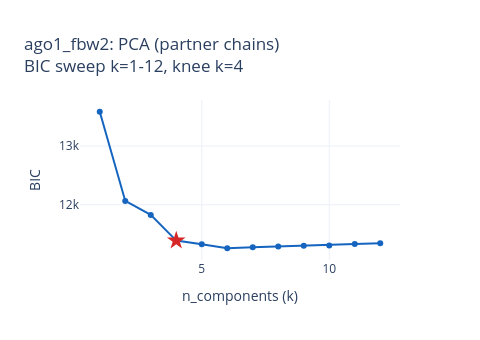
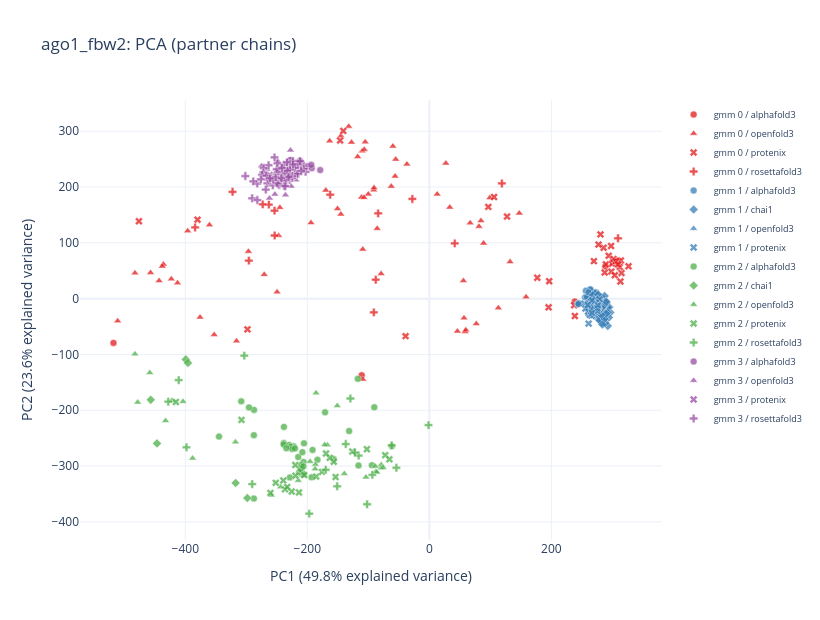

Notebook source saved alongside these figures, in order:
### Code cell
plot_pca(df_ago1_fbw2, complex_name="ago1_fbw2", cluster_method="gmm", n_components="auto")  # GMM auto (BIC-knee)

### Figure 1 — Plotly figure (JSON) as saved in the notebook; plotly's stock layout.template omitted (floating-point values rounded to 4 significant figures)
{"data": [{"line": {"color": "#1565C0", "width": 2}, "marker": {"size": 6}, "mode": "lines+markers", "name": "BIC", "type": "scatter", "x": [1, 2, 3, 4, 5, 6, 7, 8, 9, 10, 11, 12], "y": [13580.0, 12070.0, 11830.0, 11390.0, 11330.0, 11260.0, 11280.0, 11290.0, 11300.0, 11310.0, 11330.0, 11350.0]}, {"marker": {"color": "#d62728", "size": 14, "symbol": "star"}, "mode": "markers", "name": "knee k=4", "type": "scatter", "x": [4], "y": [11390.0]}], "layout": {"height": 340, "showlegend": false, "title": {"text": "ago1_fbw2: PCA (partner chains)<br>BIC sweep k=1-12, knee k=4"}, "width": 480, "xaxis": {"title": {"text": "n_components (k)"}}, "yaxis": {"title": {"text": "BIC"}}}}

### Figure 2 — Plotly figure (JSON) as saved in the notebook; plotly's stock layout.template omitted (floating-point values rounded to 4 significant figures; data arrays with more than 128 entries replaced by an {"elided": "..."} marker saying what was removed)
{"data": [{"customdata": [["alphafold3", 11, 0.0, 3, 0.61, 0.2, 0.37, "ago1_fbw2/alphafold3_ago1_fbw2/seed-11_sample-0/ago1_fbw2_seed-11_sample-0_model.cif"], ["alphafold3", 11, 1.0, 2, 0.6, 0.2, 0.38, "ago1_fbw2/alphafold3_ago1_fbw2/seed-11_sample-1/ago1_fbw2_seed-11_sample-1_model.cif"], ["alphafold3", 8, 4.0, 1, 0.6, 0.17, 0.37, "ago1_fbw2/alphafold3_ago1_fbw2/seed-8_sample-4/ago1_fbw2_seed-8_sample-4_model.cif"], ["alphafold3", 9, 3.0, 1, 0.64, 0.37, 0.52, "ago1_fbw2/alphafold3_ago1_fbw2/seed-9_sample-3/ago1_fbw2_seed-9_sample-3_model.cif"]], "hovertemplate": "backend: %{customdata[0]}<br>seed: %{customdata[1]}<br>sample_index: %{customdata[2]}<br>cluster: %{customdata[3]}<br>ptm: %{customdata[4]}<br>iptm: %{customdata[5]}<br>ranking_score: %{customdata[6]}<br>cif_path: %{customdata[7]}<extra></extra>", "marker": {"color": "rgb(228,26,28)", "line": {"color": "white", "width": 0.5}, "opacity": 0.75, "size": 7, "symbol": "circle"}, "mode": "markers", "name": "gmm 0 / alphafold3", "type": "scatter", "x": [-110.8, -517.7, 288.2, 238.3], "y": [-137.3, -79.3, 57.71, -5.039]}, {"customdata": {"elided": "62x8 mixed values"}, "hovertemplate": "backend: %{customdata[0]}<br>seed: %{customdata[1]}<br>sample_index: %{customdata[2]}<br>cluster: %{customdata[3]}<br>ptm: %{customdata[4]}<br>iptm: %{customdata[5]}<br>ranking_score: %{customdata[6]}<br>cif_path: %{customdata[7]}<extra></extra>", "marker": {"color": "rgb(228,26,28)", "line": {"color": "white", "width": 0.5}, "opacity": 0.75, "size": 7, "symbol": "triangle-up"}, "mode": "markers", "name": "gmm 0 / openfold3", "type": "scatter", "x": [-79.05, -36.74, 147.4, -375.8, -145.0, -442.9, 56.81, -145.0, 84.56, -296.5, 76.95, -193.9, -100.0, 45.97, 99.08, -435.8, -316.0, -109.1, -111.1, -55.09, -91.08, 12.85, 132.3, -109.1, -150.5, 55.81, 33.45, -412.7, -110.1, -59.76, 66.86, 158.5, -270.6, 113.1, -422.8, -482.5, -117.4, -456.9, -360.4, -245.0, -249.5, -163.4, 81.35, 88.93, -352.6, -510.8, -169.7, -56.12, -107.0, -62.41, -437.6, 58.7, 26.99, -127.6, -90.65, -105.1, -247.1, -106.6, -396.1, -132.1, -85.48, 59.85], "y": [44.74, 241.0, 153.1, -33.35, 291.5, 31.96, -34.73, 151.2, 139.5, 84.49, -45.1, 135.9, 187.2, -58.45, 180.5, 61.53, -76.02, -144.7, 181.8, 249.6, 194.5, 187.2, 65.9, 88.34, 161.1, 32.01, 163.6, 28.21, 264.4, 273.1, 135.6, 2.977, 43.14, -16.63, 35.05, 45.74, 254.3, 46.54, 132.1, 163.1, 11.77, 282.3, 129.5, 99.23, -64.58, -39.98, 194.0, 219.2, 181.3, 201.1, 57.81, -59.47, 242.5, 280.0, 198.5, 280.6, 112.9, 267.2, 121.3, 308.6, 125.7, -56.21]}, {"customdata": {"elided": "36x8 mixed values"}, "hovertemplate": "backend: %{customdata[0]}<br>seed: %{customdata[1]}<br>sample_index: %{customdata[2]}<br>cluster: %{customdata[3]}<br>ptm: %{customdata[4]}<br>iptm: %{customdata[5]}<br>ranking_score: %{customdata[6]}<br>cif_path: %{customdata[7]}<extra></extra>", "marker": {"color": "rgb(228,26,28)", "line": {"color": "white", "width": 0.5}, "opacity": 0.75, "size": 7, "symbol": "x"}, "mode": "markers", "name": "gmm 0 / protenix", "type": "scatter", "x": [195.5, -298.1, -379.9, -475.9, 106.1, 269.7, 176.9, 293.9, 297.8, 301.4, 289.3, 298.1, 299.4, 305.1, -146.2, 314.9, 280.5, 238.5, 196.4, -141.0, 96.69, -38.95, 313.1, 302.0, 287.4, 309.3, 312.0, 326.4, 313.9, 127.3, 237.4, 285.7, 305.6, 277.3, 303.9, 309.2], "y": [-15.57, -55.03, 141.5, 138.5, 182.0, 67.18, 37.29, 76.72, 94.38, 65.61, 61.42, 48.45, 62.58, 67.49, 283.4, 45.86, 115.1, -31.24, 31.26, 300.5, 164.4, -67.19, 30.82, 71.13, 46.77, 66.91, 56.77, 58.07, 68.37, 147.0, -11.89, 91.14, 67.39, 96.82, 41.86, 61.25]}, {"customdata": [["rosettafold3", 1, 1.0, 2, 0.6013, 0.2646, -99.67, "ago1_fbw2/rosettafold_ago1_fbw2/rosettafold_results_seed-1/ago1_fbw2/seed-1_sample-1/ago1_fbw2_seed-1_sample-1_model_fixed.cif"], ["rosettafold3", 1, 3.0, 1, 0.6022, 0.2644, -99.67, "ago1_fbw2/rosettafold_ago1_fbw2/rosettafold_results_seed-1/ago1_fbw2/seed-1_sample-3/ago1_fbw2_seed-1_sample-3_model_fixed.cif"], ["rosettafold3", 12, 0.0, 2, 0.6093, 0.2798, -99.65, "ago1_fbw2/rosettafold_ago1_fbw2/rosettafold_results_seed-12/ago1_fbw2/seed-12_sample-0/ago1_fbw2_seed-12_sample-0_model_fixed.cif"], ["rosettafold3", 12, 3.0, 2, 0.6119, 0.2946, -99.64, "ago1_fbw2/rosettafold_ago1_fbw2/rosettafold_results_seed-12/ago1_fbw2/seed-12_sample-3/ago1_fbw2_seed-12_sample-3_model_fixed.cif"], ["rosettafold3", 13, 3.0, 2, 0.6013, 0.264, -99.67, "ago1_fbw2/rosettafold_ago1_fbw2/rosettafold_results_seed-13/ago1_fbw2/seed-13_sample-3/ago1_fbw2_seed-13_sample-3_model_fixed.cif"], ["rosettafold3", 13, 4.0, 2, 0.6067, 0.2742, -99.66, "ago1_fbw2/rosettafold_ago1_fbw2/rosettafold_results_seed-13/ago1_fbw2/seed-13_sample-4/ago1_fbw2_seed-13_sample-4_model_fixed.cif"], ["rosettafold3", 15, 1.0, 2, 0.6081, 0.2722, -99.66, "ago1_fbw2/rosettafold_ago1_fbw2/rosettafold_results_seed-15/ago1_fbw2/seed-15_sample-1/ago1_fbw2_seed-15_sample-1_model_fixed.cif"], ["rosettafold3", 18, 4.0, 2, 0.6135, 0.2955, -99.64, "ago1_fbw2/rosettafold_ago1_fbw2/rosettafold_results_seed-18/ago1_fbw2/seed-18_sample-4/ago1_fbw2_seed-18_sample-4_model_fixed.cif"], ["rosettafold3", 19, 0.0, 2, 0.6063, 0.2677, -99.66, "ago1_fbw2/rosettafold_ago1_fbw2/rosettafold_results_seed-19/ago1_fbw2/seed-19_sample-0/ago1_fbw2_seed-19_sample-0_model_fixed.cif"], ["rosettafold3", 2, 2.0, 1, 0.605, 0.2583, -99.67, "ago1_fbw2/rosettafold_ago1_fbw2/rosettafold_results_seed-2/ago1_fbw2/seed-2_sample-2/ago1_fbw2_seed-2_sample-2_model_fixed.cif"], ["rosettafold3", 2, 4.0, 1, 0.6053, 0.2534, -99.68, "ago1_fbw2/rosettafold_ago1_fbw2/rosettafold_results_seed-2/ago1_fbw2/seed-2_sample-4/ago1_fbw2_seed-2_sample-4_model_fixed.cif"], ["rosettafold3", 20, 2.0, 2, 0.6091, 0.2809, -99.65, "ago1_fbw2/rosettafold_ago1_fbw2/rosettafold_results_seed-20/ago1_fbw2/seed-20_sample-2/ago1_fbw2_seed-20_sample-2_model_fixed.cif"], ["rosettafold3", 6, 1.0, 2, 0.6239, 0.3289, -99.61, "ago1_fbw2/rosettafold_ago1_fbw2/rosettafold_results_seed-6/ago1_fbw2/seed-6_sample-1/ago1_fbw2_seed-6_sample-1_model_fixed.cif"], ["rosettafold3", 8, 2.0, 2, 0.6032, 0.2676, -99.67, "ago1_fbw2/rosettafold_ago1_fbw2/rosettafold_results_seed-8/ago1_fbw2/seed-8_sample-2/ago1_fbw2_seed-8_sample-2_model_fixed.cif"], ["rosettafold3", 9, 0.0, 2, 0.609, 0.2752, -99.66, "ago1_fbw2/rosettafold_ago1_fbw2/rosettafold_results_seed-9/ago1_fbw2/seed-9_sample-0/ago1_fbw2_seed-9_sample-0_model_fixed.cif"]], "hovertemplate": "backend: %{customdata[0]}<br>seed: %{customdata[1]}<br>sample_index: %{customdata[2]}<br>cluster: %{customdata[3]}<br>ptm: %{customdata[4]}<br>iptm: %{customdata[5]}<br>ranking_score: %{customdata[6]}<br>cif_path: %{customdata[7]}<extra></extra>", "marker": {"color": "rgb(228,26,28)", "line": {"color": "white", "width": 0.5}, "opacity": 0.75, "size": 7, "symbol": "cross"}, "mode": "markers", "name": "gmm 0 / rosettafold3", "type": "scatter", "x": [-83.87, 41.63, -322.5, -295.8, -87.87, -253.7, -27.77, -263.1, -253.6, 118.8, 309.3, -91.03, -273.1, -162.5, -383.9], "y": [152.8, 98.95, 191.4, 68.17, 33.96, 157.6, 178.6, 168.5, 113.1, 206.3, 108.1, -24.61, 168.9, 186.2, 127.5]}, {"customdata": {"elided": "47x8 mixed values"}, "hovertemplate": "backend: %{customdata[0]}<br>seed: %{customdata[1]}<br>sample_index: %{customdata[2]}<br>cluster: %{customdata[3]}<br>ptm: %{customdata[4]}<br>iptm: %{customdata[5]}<br>ranking_score: %{customdata[6]}<br>cif_path: %{customdata[7]}<extra></extra>", "marker": {"color": "rgb(55,126,184)", "line": {"color": "white", "width": 0.5}, "opacity": 0.75, "size": 7, "symbol": "circle"}, "mode": "markers", "name": "gmm 1 / alphafold3", "type": "scatter", "x": [279.5, 274.0, 274.3, 276.6, 281.4, 243.1, 264.7, 283.0, 270.0, 244.7, 266.8, 275.4, 273.8, 273.1, 269.5, 271.7, 278.8, 280.2, 284.4, 269.2, 281.9, 278.0, 276.0, 281.1, 278.6, 278.3, 271.3, 266.5, 272.7, 270.4, 263.9, 264.4, 263.8, 267.9, 259.7, 256.5, 273.9, 267.3, 255.3, 258.2, 283.2, 276.4, 279.2, 274.5, 276.0, 260.8, 244.4], "y": [0.6265, 7.476, -4.068, 3.106, -5.731, -9.605, -12.43, -2.571, -8.798, -8.485, -8.121, -9.123, -0.8457, -32.55, -13.2, 3.055, -15.68, -0.02481, -18.56, 7.667, -5.484, -9.488, -10.37, 1.941, 5.277, -7.502, -14.18, -2.781, -11.79, -14.01, 17.0, 8.641, 15.97, -7.379, -0.09083, 13.95, 10.8, 2.046, 2.384, 3.019, 0.1039, -22.1, 0.6655, -9.775, -3.329, 11.32, -9.738]}, {"customdata": {"elided": "94x8 mixed values"}, "hovertemplate": "backend: %{customdata[0]}<br>seed: %{customdata[1]}<br>sample_index: %{customdata[2]}<br>cluster: %{customdata[3]}<br>ptm: %{customdata[4]}<br>iptm: %{customdata[5]}<br>ranking_score: %{customdata[6]}<br>cif_path: %{customdata[7]}<extra></extra>", "marker": {"color": "rgb(55,126,184)", "line": {"color": "white", "width": 0.5}, "opacity": 0.75, "size": 7, "symbol": "diamond"}, "mode": "markers", "name": "gmm 1 / chai1", "type": "scatter", "x": [284.9, 282.0, 283.9, 288.7, 273.4, 286.4, 277.9, 286.9, 272.2, 270.2, 286.4, 282.4, 272.8, 282.6, 279.6, 282.9, 277.9, 288.8, 292.5, 284.8, 286.0, 284.4, 284.3, 274.1, 288.4, 283.1, 265.9, 290.2, 278.9, 289.2, 296.6, 291.1, 284.3, 287.3, 294.3, 275.6, 274.7, 280.6, 281.2, 280.6, 279.8, 278.4, 271.0, 282.8, 281.6, 281.5, 277.3, 267.7, 282.6, 284.5, 277.5, 284.8, 289.2, 280.6, 274.3, 280.9, 294.9, 285.9, 276.0, 285.2, 284.5, 272.5, 279.0, 285.6, 277.8, 293.0, 291.9, 276.6, 286.0, 283.0, 287.2, 285.6, 278.6, 287.8, 275.1, 271.9, 274.6, 287.1, 274.3, 279.9, 282.1, 269.8, 289.9, 276.3, 287.1, 274.9, 264.2, 283.7, 284.8, 275.4, 281.9, 271.8, 290.2, 282.3], "y": [-25.22, -22.21, -13.29, -12.92, -15.95, -13.52, -18.49, -33.36, 10.22, 5.846, -15.76, 2.078, -27.37, -42.77, -39.21, -25.11, -7.773, -22.37, -48.81, -1.003, -20.64, -3.381, -14.68, -8.287, -43.87, -36.91, -28.23, -8.259, -15.35, -21.14, -24.73, -15.58, -17.84, 4.819, -33.77, -14.6, -12.12, -20.81, -10.06, -3.191, -12.77, -22.56, 9.211, -8.925, -14.92, -17.74, -18.32, 6.006, -16.94, -22.36, -11.94, -27.17, -5.583, -19.26, -23.25, -37.03, -15.3, -36.17, -30.17, -29.0, -7.855, -24.49, -38.75, -17.41, -15.18, -15.63, -24.64, 6.874, -7.921, -6.04, -36.47, -23.56, -9.001, -6.594, -11.78, -11.13, -7.98, -12.78, -19.59, -5.085, -7.542, -1.312, -27.05, -16.2, -11.74, -6.677, -4.01, -46.29, -13.05, -1.576, -28.82, -14.08, -5.682, -16.23]}, {"customdata": [["openfold3", 4, null, 1, 0.6298, 0.163, 0.2651, "ago1_fbw2/openfold_ago1_fbw2/openfold_results_seed-4/ago1_fbw2/seed_4/ago1_fbw2_seed_4_sample_2_model_fixed.cif"]], "hovertemplate": "backend: %{customdata[0]}<br>seed: %{customdata[1]}<br>sample_index: %{customdata[2]}<br>cluster: %{customdata[3]}<br>ptm: %{customdata[4]}<br>iptm: %{customdata[5]}<br>ranking_score: %{customdata[6]}<br>cif_path: %{customdata[7]}<extra></extra>", "marker": {"color": "rgb(55,126,184)", "line": {"color": "white", "width": 0.5}, "opacity": 0.75, "size": 7, "symbol": "triangle-up"}, "mode": "markers", "name": "gmm 1 / openfold3", "type": "scatter", "x": [260.0], "y": [-25.11]}, {"customdata": {"elided": "39x8 mixed values"}, "hovertemplate": "backend: %{customdata[0]}<br>seed: %{customdata[1]}<br>sample_index: %{customdata[2]}<br>cluster: %{customdata[3]}<br>ptm: %{customdata[4]}<br>iptm: %{customdata[5]}<br>ranking_score: %{customdata[6]}<br>cif_path: %{customdata[7]}<extra></extra>", "marker": {"color": "rgb(55,126,184)", "line": {"color": "white", "width": 0.5}, "opacity": 0.75, "size": 7, "symbol": "x"}, "mode": "markers", "name": "gmm 1 / protenix", "type": "scatter", "x": [261.0, 269.8, 261.1, 267.3, 278.9, 275.6, 271.0, 269.7, 260.9, 273.7, 263.2, 264.1, 278.0, 272.8, 265.7, 263.0, 260.4, 264.7, 277.4, 262.5, 267.5, 275.2, 276.6, 266.6, 271.7, 275.4, 261.1, 253.8, 275.3, 261.8, 269.1, 264.7, 255.7, 264.7, 266.7, 275.4, 276.4, 266.6, 259.6], "y": [-26.03, -18.99, -17.83, -7.708, -1.17, -11.75, -23.91, -13.62, -10.75, -13.63, -11.38, -10.79, -20.08, -7.364, -30.26, -28.88, -22.98, -22.18, -14.57, -12.31, -12.35, -13.82, -15.12, -9.786, -19.53, -20.91, -44.73, -8.745, -22.12, -8.864, -15.62, -17.93, -17.82, -4.78, -2.883, -17.52, -11.82, -25.65, -11.27]}, {"customdata": {"elided": "38x8 mixed values"}, "hovertemplate": "backend: %{customdata[0]}<br>seed: %{customdata[1]}<br>sample_index: %{customdata[2]}<br>cluster: %{customdata[3]}<br>ptm: %{customdata[4]}<br>iptm: %{customdata[5]}<br>ranking_score: %{customdata[6]}<br>cif_path: %{customdata[7]}<extra></extra>", "marker": {"color": "rgb(77,175,74)", "line": {"color": "white", "width": 0.5}, "opacity": 0.75, "size": 7, "symbol": "circle"}, "mode": "markers", "name": "gmm 2 / alphafold3", "type": "scatter", "x": [-209.7, -94.11, -61.5, -206.1, -344.7, -238.6, -238.7, -222.3, -229.6, -226.9, -117.3, -170.9, -193.1, -116.1, -287.5, -90.27, -206.7, -287.3, -228.5, -131.5, -209.5, -224.7, -213.3, -234.3, -183.3, -220.3, -210.7, -210.1, -206.5, -214.9, -295.6, -287.5, -208.1, -191.4, -205.4, -238.3, -308.3, -156.8], "y": [-313.8, -298.5, -264.5, -292.6, -247.2, -258.8, -261.4, -264.6, -262.2, -265.3, -143.7, -203.8, -320.1, -298.9, -358.2, -194.6, -314.8, -199.3, -320.3, -237.1, -304.5, -269.4, -311.0, -268.2, -288.7, -268.4, -305.5, -297.9, -300.6, -283.8, -194.9, -244.6, -275.0, -271.0, -259.2, -229.8, -184.1, -287.5]}, {"customdata": [["chai1", 12, 0.0, 3, 0.6941, 0.3404, 0.4111, "ago1_fbw2/chai1_ago1_fbw2/chai_output_seed-12/pred.model_idx_0.cif"], ["chai1", 13, 0.0, 3, 0.6988, 0.3521, 0.4214, "ago1_fbw2/chai1_ago1_fbw2/chai_output_seed-13/pred.model_idx_0.cif"], ["chai1", 13, 3.0, 3, 0.6969, 0.34, 0.4114, "ago1_fbw2/chai1_ago1_fbw2/chai_output_seed-13/pred.model_idx_3.cif"], ["chai1", 19, 4.0, 3, 0.6932, 0.3435, 0.4134, "ago1_fbw2/chai1_ago1_fbw2/chai_output_seed-19/pred.model_idx_4.cif"], ["chai1", 2, 0.0, 3, 0.6944, 0.3446, 0.4146, "ago1_fbw2/chai1_ago1_fbw2/chai_output_seed-2/pred.model_idx_0.cif"], ["chai1", 7, 0.0, 3, 0.6944, 0.3412, 0.4118, "ago1_fbw2/chai1_ago1_fbw2/chai_output_seed-7/pred.model_idx_0.cif"]], "hovertemplate": "backend: %{customdata[0]}<br>seed: %{customdata[1]}<br>sample_index: %{customdata[2]}<br>cluster: %{customdata[3]}<br>ptm: %{customdata[4]}<br>iptm: %{customdata[5]}<br>ranking_score: %{customdata[6]}<br>cif_path: %{customdata[7]}<extra></extra>", "marker": {"color": "rgb(77,175,74)", "line": {"color": "white", "width": 0.5}, "opacity": 0.75, "size": 7, "symbol": "diamond"}, "mode": "markers", "name": "gmm 2 / chai1", "type": "scatter", "x": [-399.2, -446.3, -317.4, -456.5, -395.6, -298.4], "y": [-108.9, -259.4, -330.3, -181.3, -115.2, -357.3]}, {"customdata": {"elided": "27x8 mixed values"}, "hovertemplate": "backend: %{customdata[0]}<br>seed: %{customdata[1]}<br>sample_index: %{customdata[2]}<br>cluster: %{customdata[3]}<br>ptm: %{customdata[4]}<br>iptm: %{customdata[5]}<br>ranking_score: %{customdata[6]}<br>cif_path: %{customdata[7]}<extra></extra>", "marker": {"color": "rgb(77,175,74)", "line": {"color": "white", "width": 0.5}, "opacity": 0.75, "size": 7, "symbol": "triangle-up"}, "mode": "markers", "name": "gmm 2 / openfold3", "type": "scatter", "x": [-482.5, -139.3, -167.1, -171.5, -388.1, -432.3, -205.1, -78.85, -87.72, -103.9, -421.9, -79.53, -259.0, -403.7, -186.8, -150.9, -243.7, -86.12, -75.77, -88.55, -478.0, -458.1, -187.2, -214.8, -195.6, -185.6, -317.7], "y": [-99.31, -313.6, -262.3, -261.8, -286.0, -218.8, -313.6, -297.8, -309.8, -319.8, -182.6, -303.6, -352.1, -184.4, -297.1, -192.1, -337.3, -310.9, -302.7, -300.3, -185.8, -132.8, -305.1, -325.8, -291.8, -169.1, -257.1]}, {"customdata": {"elided": "22x8 mixed values"}, "hovertemplate": "backend: %{customdata[0]}<br>seed: %{customdata[1]}<br>sample_index: %{customdata[2]}<br>cluster: %{customdata[3]}<br>ptm: %{customdata[4]}<br>iptm: %{customdata[5]}<br>ranking_score: %{customdata[6]}<br>cif_path: %{customdata[7]}<extra></extra>", "marker": {"color": "rgb(77,175,74)", "line": {"color": "white", "width": 0.5}, "opacity": 0.75, "size": 7, "symbol": "x"}, "mode": "markers", "name": "gmm 2 / protenix", "type": "scatter", "x": [-156.6, -163.3, -236.5, -307.9, -102.3, -225.4, -126.4, -205.0, -213.6, -219.6, -185.5, -251.7, -72.25, -65.44, -219.3, -175.8, -239.3, -169.3, -233.0, -153.7, -260.5, -415.4], "y": [-292.4, -285.3, -341.7, -217.3, -269.8, -345.6, -274.0, -315.9, -347.3, -298.2, -318.9, -330.0, -280.4, -287.9, -317.2, -310.4, -325.8, -277.5, -337.5, -319.7, -348.1, -185.1]}, {"customdata": {"elided": "17x8 mixed values"}, "hovertemplate": "backend: %{customdata[0]}<br>seed: %{customdata[1]}<br>sample_index: %{customdata[2]}<br>cluster: %{customdata[3]}<br>ptm: %{customdata[4]}<br>iptm: %{customdata[5]}<br>ranking_score: %{customdata[6]}<br>cif_path: %{customdata[7]}<extra></extra>", "marker": {"color": "rgb(77,175,74)", "line": {"color": "white", "width": 0.5}, "opacity": 0.75, "size": 7, "symbol": "cross"}, "mode": "markers", "name": "gmm 2 / rosettafold3", "type": "scatter", "x": [-115.8, -290.3, -121.9, -196.9, -303.3, -169.8, -410.8, -1.336, -102.0, -61.74, -53.99, -129.4, -427.9, -398.0, -93.37, -151.0, -137.0], "y": [-281.1, -332.3, -275.7, -385.2, -102.1, -306.6, -146.0, -226.6, -368.4, -263.0, -303.0, -178.9, -184.6, -266.4, -315.7, -336.2, -260.5]}, {"customdata": [["alphafold3", 10, 2.0, 2, 0.61, 0.22, 0.39, "ago1_fbw2/alphafold3_ago1_fbw2/seed-10_sample-2/ago1_fbw2_seed-10_sample-2_model.cif"], ["alphafold3", 10, 4.0, 2, 0.61, 0.22, 0.39, "ago1_fbw2/alphafold3_ago1_fbw2/seed-10_sample-4/ago1_fbw2_seed-10_sample-4_model.cif"], ["alphafold3", 11, 3.0, 2, 0.61, 0.19, 0.37, "ago1_fbw2/alphafold3_ago1_fbw2/seed-11_sample-3/ago1_fbw2_seed-11_sample-3_model.cif"], ["alphafold3", 2, 0.0, 2, 0.62, 0.23, 0.4, "ago1_fbw2/alphafold3_ago1_fbw2/seed-2_sample-0/ago1_fbw2_seed-2_sample-0_model.cif"], ["alphafold3", 2, 1.0, 2, 0.62, 0.22, 0.39, "ago1_fbw2/alphafold3_ago1_fbw2/seed-2_sample-1/ago1_fbw2_seed-2_sample-1_model.cif"], ["alphafold3", 2, 2.0, 2, 0.62, 0.22, 0.39, "ago1_fbw2/alphafold3_ago1_fbw2/seed-2_sample-2/ago1_fbw2_seed-2_sample-2_model.cif"], ["alphafold3", 2, 3.0, 2, 0.62, 0.23, 0.41, "ago1_fbw2/alphafold3_ago1_fbw2/seed-2_sample-3/ago1_fbw2_seed-2_sample-3_model.cif"], ["alphafold3", 2, 4.0, 2, 0.62, 0.24, 0.41, "ago1_fbw2/alphafold3_ago1_fbw2/seed-2_sample-4/ago1_fbw2_seed-2_sample-4_model.cif"], ["alphafold3", 8, 0.0, 2, 0.61, 0.18, 0.37, "ago1_fbw2/alphafold3_ago1_fbw2/seed-8_sample-0/ago1_fbw2_seed-8_sample-0_model.cif"], ["alphafold3", 8, 3.0, 2, 0.61, 0.19, 0.37, "ago1_fbw2/alphafold3_ago1_fbw2/seed-8_sample-3/ago1_fbw2_seed-8_sample-3_model.cif"], ["alphafold3", 9, 4.0, 2, 0.61, 0.18, 0.36, "ago1_fbw2/alphafold3_ago1_fbw2/seed-9_sample-4/ago1_fbw2_seed-9_sample-4_model.cif"]], "hovertemplate": "backend: %{customdata[0]}<br>seed: %{customdata[1]}<br>sample_index: %{customdata[2]}<br>cluster: %{customdata[3]}<br>ptm: %{customdata[4]}<br>iptm: %{customdata[5]}<br>ranking_score: %{customdata[6]}<br>cif_path: %{customdata[7]}<extra></extra>", "marker": {"color": "rgb(152,78,163)", "line": {"color": "white", "width": 0.5}, "opacity": 0.75, "size": 7, "symbol": "circle"}, "mode": "markers", "name": "gmm 3 / alphafold3", "type": "scatter", "x": [-217.1, -213.6, -229.2, -208.6, -199.5, -192.7, -218.0, -178.9, -212.2, -227.6, -193.5], "y": [237.8, 238.7, 246.8, 241.8, 237.3, 233.7, 243.4, 230.3, 247.0, 248.6, 239.7]}, {"customdata": [["openfold3", 1, null, 2, 0.6359, 0.1772, 0.3531, "ago1_fbw2/openfold_ago1_fbw2/openfold_results_seed-1/ago1_fbw2/seed_1/ago1_fbw2_seed_1_sample_1_model_fixed.cif"], ["openfold3", 1, null, 2, 0.6379, 0.1785, 0.2894, "ago1_fbw2/openfold_ago1_fbw2/openfold_results_seed-1/ago1_fbw2/seed_1/ago1_fbw2_seed_1_sample_5_model_fixed.cif"], ["openfold3", 10, null, 2, 0.632, 0.1762, 0.2776, "ago1_fbw2/openfold_ago1_fbw2/openfold_results_seed-10/ago1_fbw2/seed_10/ago1_fbw2_seed_10_sample_1_model_fixed.cif"], ["openfold3", 12, null, 2, 0.6392, 0.19, 0.3223, "ago1_fbw2/openfold_ago1_fbw2/openfold_results_seed-12/ago1_fbw2/seed_12/ago1_fbw2_seed_12_sample_4_model_fixed.cif"], ["openfold3", 14, null, 2, 0.6353, 0.1631, 0.2663, "ago1_fbw2/openfold_ago1_fbw2/openfold_results_seed-14/ago1_fbw2/seed_14/ago1_fbw2_seed_14_sample_2_model_fixed.cif"], ["openfold3", 2, null, 2, 0.6363, 0.165, 0.3408, "ago1_fbw2/openfold_ago1_fbw2/openfold_results_seed-2/ago1_fbw2/seed_2/ago1_fbw2_seed_2_sample_3_model_fixed.cif"], ["openfold3", 20, null, 2, 0.6428, 0.1851, 0.3421, "ago1_fbw2/openfold_ago1_fbw2/openfold_results_seed-20/ago1_fbw2/seed_20/ago1_fbw2_seed_20_sample_2_model_fixed.cif"], ["openfold3", 4, null, 2, 0.6336, 0.1805, 0.2872, "ago1_fbw2/openfold_ago1_fbw2/openfold_results_seed-4/ago1_fbw2/seed_4/ago1_fbw2_seed_4_sample_5_model_fixed.cif"], ["openfold3", 6, null, 2, 0.6345, 0.1734, 0.3491, "ago1_fbw2/openfold_ago1_fbw2/openfold_results_seed-6/ago1_fbw2/seed_6/ago1_fbw2_seed_6_sample_2_model_fixed.cif"], ["openfold3", 7, null, 2, 0.6375, 0.1695, 0.3461, "ago1_fbw2/openfold_ago1_fbw2/openfold_results_seed-7/ago1_fbw2/seed_7/ago1_fbw2_seed_7_sample_1_model_fixed.cif"]], "hovertemplate": "backend: %{customdata[0]}<br>seed: %{customdata[1]}<br>sample_index: %{customdata[2]}<br>cluster: %{customdata[3]}<br>ptm: %{customdata[4]}<br>iptm: %{customdata[5]}<br>ranking_score: %{customdata[6]}<br>cif_path: %{customdata[7]}<extra></extra>", "marker": {"color": "rgb(152,78,163)", "line": {"color": "white", "width": 0.5}, "opacity": 0.75, "size": 7, "symbol": "triangle-up"}, "mode": "markers", "name": "gmm 3 / openfold3", "type": "scatter", "x": [-218.7, -235.8, -265.8, -262.0, -275.1, -227.6, -226.4, -247.2, -248.7, -253.1], "y": [212.6, 185.6, 231.8, 179.9, 237.8, 266.0, 201.2, 233.4, 246.5, 186.9]}, {"customdata": [["protenix", 1, null, 2, 0.5995, 0.1884, 0.2707, "ago1_fbw2/protenix_ago1_fbw2/protenix_results_seed-1/ago1_fbw2/seed_1/predictions/ago1_fbw2_sample_4.cif"], ["protenix", 10, null, 2, 0.5961, 0.2914, 0.3523, "ago1_fbw2/protenix_ago1_fbw2/protenix_results_seed-10/ago1_fbw2/seed_10/predictions/ago1_fbw2_sample_4.cif"], ["protenix", 19, null, 2, 0.5933, 0.274, 0.3378, "ago1_fbw2/protenix_ago1_fbw2/protenix_results_seed-19/ago1_fbw2/seed_19/predictions/ago1_fbw2_sample_4.cif"]], "hovertemplate": "backend: %{customdata[0]}<br>seed: %{customdata[1]}<br>sample_index: %{customdata[2]}<br>cluster: %{customdata[3]}<br>ptm: %{customdata[4]}<br>iptm: %{customdata[5]}<br>ranking_score: %{customdata[6]}<br>cif_path: %{customdata[7]}<extra></extra>", "marker": {"color": "rgb(152,78,163)", "line": {"color": "white", "width": 0.5}, "opacity": 0.75, "size": 7, "symbol": "x"}, "mode": "markers", "name": "gmm 3 / protenix", "type": "scatter", "x": [-226.0, -238.2, -261.5], "y": [242.8, 225.0, 221.6]}, {"customdata": {"elided": "68x8 mixed values"}, "hovertemplate": "backend: %{customdata[0]}<br>seed: %{customdata[1]}<br>sample_index: %{customdata[2]}<br>cluster: %{customdata[3]}<br>ptm: %{customdata[4]}<br>iptm: %{customdata[5]}<br>ranking_score: %{customdata[6]}<br>cif_path: %{customdata[7]}<extra></extra>", "marker": {"color": "rgb(152,78,163)", "line": {"color": "white", "width": 0.5}, "opacity": 0.75, "size": 7, "symbol": "cross"}, "mode": "markers", "name": "gmm 3 / rosettafold3", "type": "scatter", "x": [-243.0, -254.2, -238.6, -263.5, -202.8, -245.7, -222.6, -205.8, -234.5, -245.8, -241.3, -223.6, -256.6, -243.0, -233.8, -242.5, -271.6, -265.5, -215.3, -272.2, -223.2, -221.1, -263.7, -238.4, -220.4, -237.4, -248.5, -231.8, -258.8, -290.4, -247.0, -230.2, -274.2, -228.9, -267.2, -235.6, -247.6, -282.1, -234.9, -228.6, -214.8, -235.9, -216.6, -250.2, -228.3, -249.8, -249.0, -236.1, -255.5, -276.2, -281.9, -301.5, -253.7, -225.0, -232.6, -210.1, -212.0, -224.7, -223.6, -268.1, -229.3, -231.0, -233.3, -241.5, -251.8, -288.5, -261.3, -242.5], "y": [233.0, 218.6, 239.9, 239.0, 227.3, 227.8, 219.3, 232.5, 213.4, 203.6, 219.5, 246.3, 203.1, 210.5, 226.7, 222.0, 234.0, 206.7, 241.3, 226.2, 221.5, 225.2, 212.6, 202.2, 234.4, 223.5, 226.8, 229.7, 216.0, 179.8, 212.7, 222.0, 221.9, 212.9, 220.2, 218.4, 204.7, 206.2, 211.9, 231.9, 223.2, 225.8, 223.6, 231.8, 231.4, 207.0, 242.3, 201.4, 213.2, 213.6, 176.6, 219.7, 253.1, 216.3, 229.2, 229.0, 246.3, 219.5, 240.5, 195.4, 219.3, 217.7, 244.2, 234.1, 217.3, 210.2, 215.5, 215.6]}], "layout": {"height": 620, "legend": {"font": {"size": 9}}, "title": {"text": "ago1_fbw2: PCA (partner chains)"}, "width": 820, "xaxis": {"title": {"text": "PC1 (49.8% explained variance)"}}, "yaxis": {"title": {"text": "PC2 (23.6% explained variance)"}}}}
